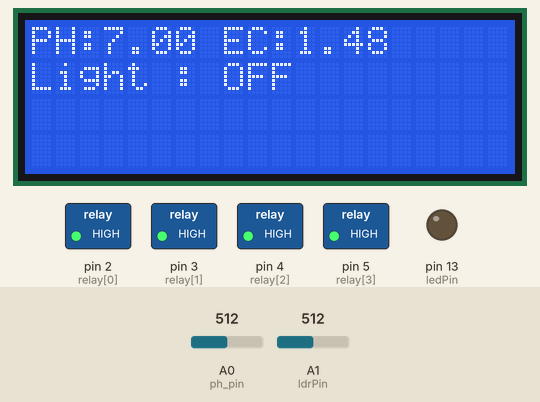
This sketch was run on a simulated Arduino Uno, built with avr-gcc and run on an emulated ATmega328P. Parts: 20×4 character LCD, switched loads named in the sketch (green lamp = pin HIGH), output pins drawn as LEDs (lit = HIGH). Inputs (shaded band) come from the test bench; at power-on: A0 (ph_pin) = 512, A1 (ldrPin) = 512. What the sketch prints to the serial monitor is not drawn.

Above: at 1.2 s.
1.3 s: A0 (ph_pin) set to 556
At 2.8 s:
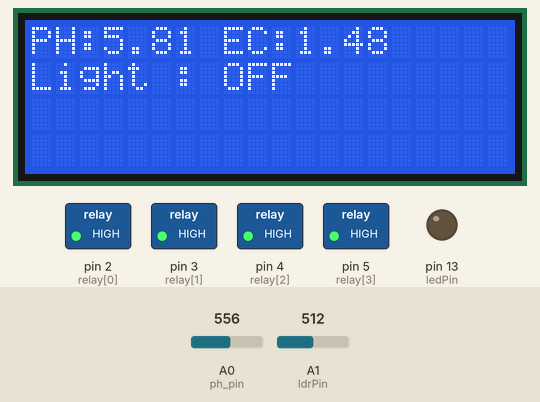
4.0 s: A0 (ph_pin) set to 575
At 5.5 s:
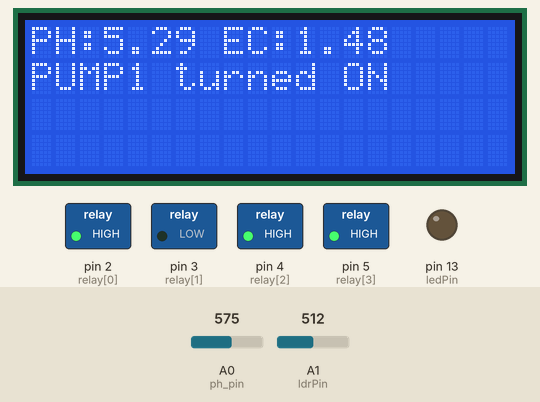
9.7 s: A1 (ldrPin) set to 290
At 13.2 s:
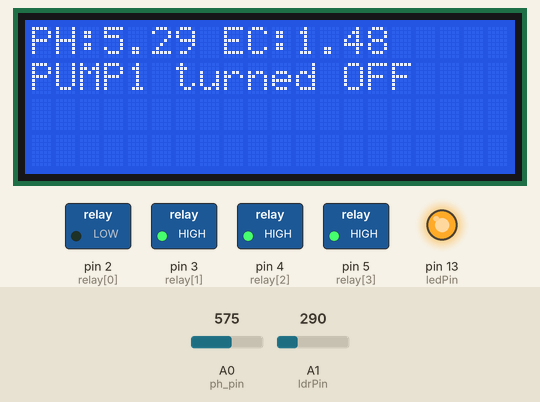
15.8 s: A0 (ph_pin) set to 306
At 17.4 s:
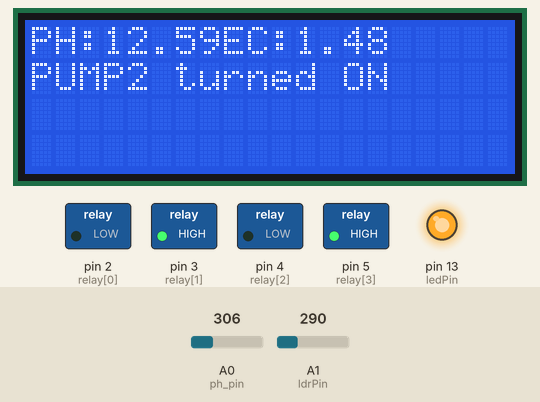
19.9 s: A1 (ldrPin) set to 309
At 23.5 s:
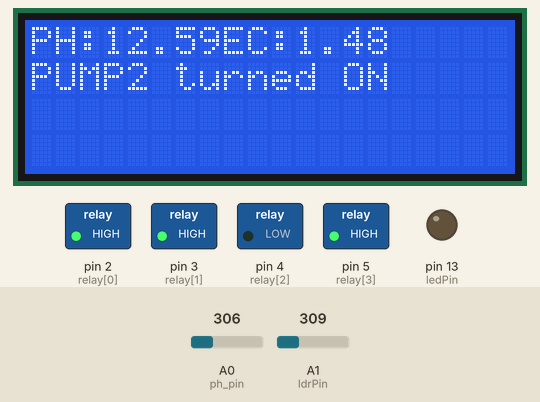
26.0 s: A1 (ldrPin) set to 122
At 32.89 s:
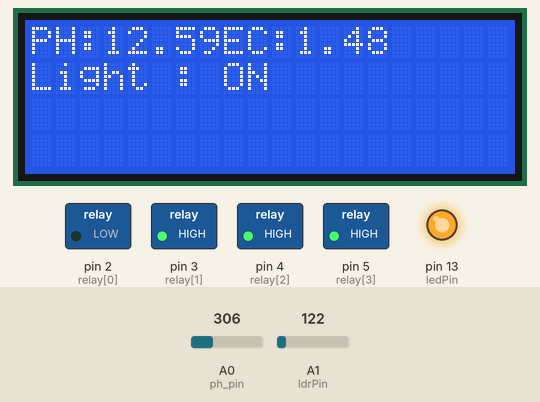
Timing chart, 0 to 33.1 s (numbered marks = the images above; inputs shaded):
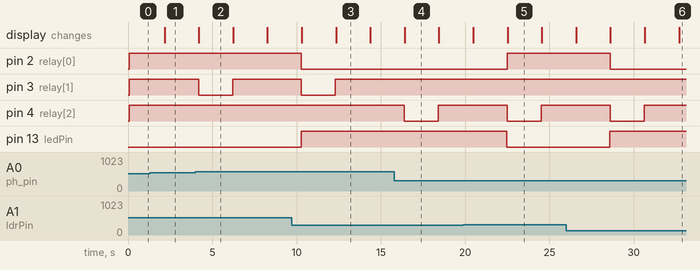

Measured:
- the behaviour switches between 567 and 568 on A0 (ph_pin) (found by bisection; images 1 and 2)
- the behaviour switches between 300 and 301 on A1 (ldrPin) (found by bisection; images 4 and 5)
- after the input at 1.3 s, the display: changes after 0.87 s (image 1)
- after the input at 4.0 s, pin 3 (relay[1]): HIGH → LOW after 0.19 s, → HIGH 2.0 s later; the display: changes after 0.20 s (image 2)
- after the input at 9.7 s, pin 2 (relay[0]): HIGH → LOW after 0.59 s; pin 13 (ledPin): LOW → HIGH after 0.57 s
- after the input at 15.8 s, pin 3 (relay[1]): stays HIGH (without the input it goes to LOW after 0.59 s); pin 4 (relay[2]): HIGH → LOW after 0.59 s, → HIGH 2.0 s later
- after the input at 19.9 s, pin 2 (relay[0]): LOW → HIGH after 2.6 s; pin 13 (ledPin): HIGH → LOW after 2.6 s
- after the input at 26.0 s, pin 2 (relay[0]): HIGH → LOW after 2.6 s; pin 13 (ledPin): LOW → HIGH after 2.6 s; the display: first differs from a run without the input after 6.7 s (image 6)

The sketch:

hydroponic.ino
```cpp
#include <Wire.h>
#include <LiquidCrystal_I2C.h>

LiquidCrystal_I2C lcd(0x27,20,4);

const int ph_pin = A0;
const int ledPin = 13;
const int ldrPin = A1;
const int ch = 4;
const int relay[]={2,3,4,5};
float ecLevel = 1.48; //pre-set value for EC. EC Sensor not working currently.

float PHSensor (){
  int measure = analogRead(ph_pin);
  double voltage = 5 / 1024.0 * measure;
  float Po = 7 + ((2.5 - voltage) / 0.18);
  return Po;
}

void offRelay(){
  for(int i=1;i<ch;i++){
    digitalWrite(relay[i], HIGH);
  }
}

int relayPHEC(float phvalue, float ecvalue){
  if(phvalue < 5.5){
    digitalWrite(relay[1], LOW);
    return 1;
  }
  if(phvalue > 7.2){
    digitalWrite(relay[2], LOW);
    return 2;
  }
  if(ecvalue < 0.8){
    digitalWrite(relay[3], LOW);
    return 3;
  }
  else
    return 0;
}


int lightSensor(){
  int ldrStatus = analogRead(ldrPin);
  if (ldrStatus <= 300) {
    digitalWrite(ledPin, HIGH);
  }
  else{
    digitalWrite(ledPin, LOW);
  }
  return ldrStatus;
}

void phLCD(float phvalue){
  lcd.clear();
  lcd.setCursor(0,0);
  lcd.print("PH:");
  lcd.print(phvalue);
  lcd.setCursor(8,0);
  lcd.print("EC:");
  lcd.print(ecLevel);
  lcd.setCursor(0,1);
}

int relayLight(int lightvalue){
  if(lightvalue < 300){
    digitalWrite(relay[0], LOW);
    return 1;
  }
  if(lightvalue > 300){
    digitalWrite(relay[0], HIGH);
    return 2;
  }
}

void relayLCD(float phvalue, int lightvalue){
  int pumpNo = relayPHEC(phvalue, ecLevel);
  int light = relayLight(lightvalue);
  if(pumpNo != 0){
    lcd.print("PUMP");
    lcd.print(pumpNo);
    lcd.print(" turned ON");
    delay(2000);
    offRelay();
    lcd.clear();
    phLCD(phvalue);
    lcd.print("PUMP");
    lcd.print(pumpNo);
    lcd.print(" turned OFF");
    delay(2000);
  }
  if(light == 1){
    lcd.clear();
    phLCD(phvalue);
    lcd.print("Light : ON");
  }
  if(light == 2){
    lcd.clear();
    phLCD(phvalue);
    lcd.print("Light : OFF");
  }
}

void printLCD(float phvalue, int lightvalue){
  phLCD(phvalue);
  relayLCD(phvalue, lightvalue);
}

void setup() {
  Serial.begin(9600);
  lcd.init();
  lcd.backlight();

  for(int i=0;i<ch;i++){
    pinMode(relay[i], OUTPUT);
    digitalWrite(relay[i], HIGH);
  }
  pinMode(ledPin, OUTPUT);
  pinMode(ldrPin, INPUT);
}

void loop() {
  float phData;
  int lightData;
  String printData;

  phData = PHSensor();
  lightData = lightSensor();
  printLCD(phData, lightData);

  String lightString = (String) lightData;
  String phString = (String) phData;
  String ecString = (String) ecLevel;
  int NData = 3;

  printData += NData;
  printData += " " + lightString;
  printData += " " + phString;
  printData += " " + ecString;
  printData += " ";

  Serial.println(printData);
  delay(2000);
}
```
